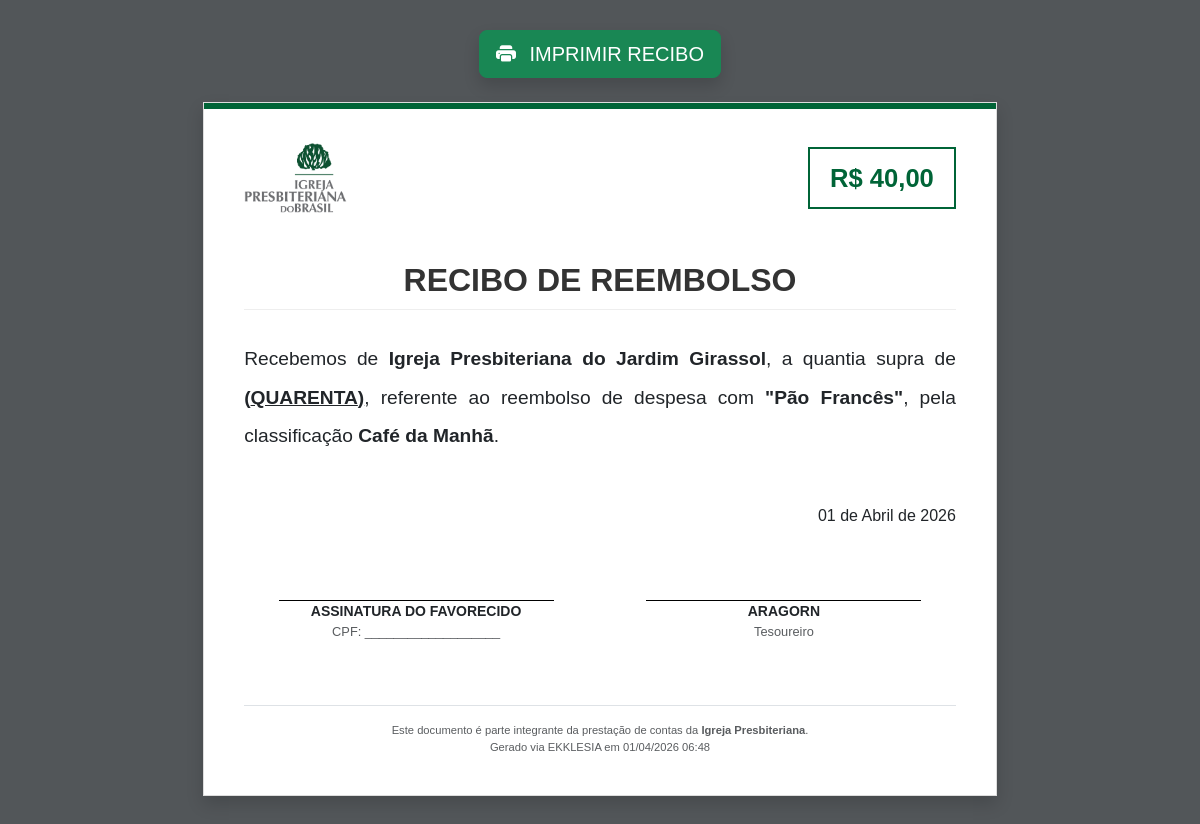
The app's page /financeiro/gerar_recibo_reembolso/26 (signed in) with its own data.
### tables this page shows
CREATE TABLE `financeiro_contas` (
  `financeiro_conta_id` int(11) NOT NULL,
  `financeiro_conta_igreja_id` int(11) DEFAULT NULL,
  `financeiro_conta_financeiro_categoria_id` int(11) DEFAULT NULL,
  `financeiro_conta_descricao` text DEFAULT NULL,
  `financeiro_conta_valor` decimal(12,2) DEFAULT NULL,
  `financeiro_conta_tipo` enum('entrada','saida') DEFAULT NULL,
  `financeiro_conta_data_vencimento` date DEFAULT NULL,
  `financeiro_conta_pago` tinyint(1) DEFAULT NULL,
  `financeiro_conta_data_pagamento` date DEFAULT NULL,
  `financeiro_conta_reembolso` tinyint(1) DEFAULT 0,
  `financeiro_conta_comprovante` varchar(255) DEFAULT NULL,
  `financeiro_conta_nota_fiscal` varchar(255) DEFAULT NULL
);

CREATE TABLE `igrejas` (
  `igreja_id` int(11) NOT NULL,
  `igreja_nome` varchar(150) DEFAULT NULL,
  `igreja_cnpj` varchar(20) DEFAULT NULL,
  `igreja_endereco` text DEFAULT NULL,
  `igreja_pastor_id` int(11) DEFAULT NULL,
  `igreja_data_criacao` datetime DEFAULT NULL,
  `igreja_logo` varchar(255) DEFAULT NULL
);

CREATE TABLE `financeiro_subcategorias` (
  `subcategoria_id` int(11) NOT NULL,
  `subcategoria_igreja_id` int(11) NOT NULL,
  `subcategoria_categoria_id` int(11) NOT NULL,
  `subcategoria_nome` varchar(100) NOT NULL
);

### app/Core/Controller.php (called while the page is built, shortened)
<?php
class Controller
{
	public function rawview($view, $data = [])
	{
		extract($data);
		require __DIR__ . '/../Views/layouts/header.php';
		require __DIR__ . '/../Views/paginas/' . $view . '.php';
		require __DIR__ . '/../Views/layouts/footer.php';
	}
}

### app/Controllers/FinanceiroController.php (called while the page is built, shortened)
<?php
class FinanceiroController extends Controller {
    private $model;
    public function __construct() {
        $this->model = new Financeiro();
    }
	public function gerar_recibo_reembolso($id) {
		$igrejaId = $_SESSION['usuario_igreja_id'];
		$conta = $this->model->getContaById($id, $igrejaId);
		$data = [
			'conta'      => $conta,
			'igreja'     => $this->model->getDadosIgreja($igrejaId),
			'tesoureiro' => $this->model->getTesoureiro($igrejaId)
		];
		$this->rawview('financeiro/recibo_reembolso', $data);
	}
}

### app/Core/Router.php (called while the page is built, shortened)
<?php
require_once __DIR__ . '/Autoload.php';
class Router
{
    public function run()
    {
        $url = $this->getUrl();
		$method = $url[1] ?? 'index';
        $params = array_slice($url, 2);
        $controller = new $controllerClass();
        call_user_func_array([$controller, $method], $params);
    }
    private function getUrl()
    {
        if (!empty($_GET['url'])) {
            $url = rtrim($_GET['url'], '/');
            $url = filter_var($url, FILTER_SANITIZE_URL);
            return explode('/', $url);
        }
        return [];
    }
}

### public/index.php (called while the page is built, shortened)
<?php
$config = require '../config/app.php';
require_once '../app/Core/Router.php';
$router = new Router();
$router->run();

### config/app.php (called while the page is built)
<?php
return [
    'base_path' => '/',
    'base_url' => 'http://ekklesia.local/'
];

### app/Helpers/url.php (called while the page is built, shortened)
<?php
function base_path()
{
    static $base = null;
    if ($base === null) {
        $config = require __DIR__ . '/../../config/app.php';
        $base = rtrim($config['base_path'], '/');
    }
    return $base;
}
function url($path = '')
{
    return base_path() . '/' . ltrim($path, '/');
}

### app/Core/Autoload.php (called while the page is built, shortened)
<?php
spl_autoload_register(function ($class) {
    $prefix = 'App\\';
    $base_dir = __DIR__ . '/../';
    $len = strlen($prefix);
    $relative_class = substr($class, $len);
    $file = $base_dir . str_replace('\\', '/', $relative_class) . '.php';
});
require_once __DIR__ . '/../Helpers/url.php';

### config/database.php (called while the page is built)
<?php
return [
    'host'   => '127.0.0.1',
    'port'   => '3306',
    'dbname' => 'EKKLESIA',
    'user'   => 'root',
    'pass'   => 'NovaSenhaForteAqui',
];

### app/Core/Database.php (called while the page is built, shortened)
<?php
class Database
{
    private static ?PDO $instance = null;
    public static function getInstance(): PDO
    {
        if (self::$instance === null) {
            $config = require __DIR__ . '/../../config/database.php';
            $dsn = "mysql:host={$config['host']};port={$config['port']};dbname={$config['dbname']};charset=utf8mb4";
            try {
                self::$instance = new PDO(
                    $dsn,
                    $config['user'],
                    $config['pass'],
                    [
                        PDO::ATTR_ERRMODE => PDO::ERRMODE_EXCEPTION,
                        PDO::ATTR_DEFAULT_FETCH_MODE => PDO::FETCH_ASSOC,
                        PDO::ATTR_EMULATE_PREPARES => false,
                        PDO::MYSQL_ATTR_INIT_COMMAND => "SET time_zone = '-03:00'"
                    ]
                );
            } catch (PDOException $e) {
                die("Erro ao conectar no banco: " . $e->getMessage());
            }
        }
        return self::$instance;
    }
}

### app/Models/Financeiro.php (called while the page is built, shortened)
<?php
class Financeiro {
    private $db;
    public function __construct() {
        $this->db = Database::getInstance();
    }
	public function getDadosIgreja($igrejaId) {
		$sql = "SELECT * FROM igrejas WHERE igreja_id = ?";
		$stmt = $this->db->prepare($sql);
		$stmt->execute([$igrejaId]);
		return $stmt->fetch(\PDO::FETCH_ASSOC);
	}
	public function getContaById($id, $igrejaId) {
		$sql = "SELECT
					c.*,
					cat.financeiro_categoria_nome as financeiro_categoria_nome,
					sub.subcategoria_nome as subcategoria_nome
				FROM financeiro_contas c
				LEFT JOIN financeiro_categorias cat ON c.financeiro_conta_financeiro_categoria_id = cat.financeiro_categoria_id
				LEFT JOIN financeiro_subcategorias sub ON c.financeiro_conta_financeiro_categoria_id = sub.subcategoria_id
				WHERE c.financeiro_conta_id = ? AND c.financeiro_conta_igreja_id = ?";
		$stmt = $this->db->prepare($sql);
		$stmt->execute([$id, $igrejaId]);
		return $stmt->fetch(\PDO::FETCH_ASSOC);
	}
}

### app/Views/paginas/financeiro/recibo_reembolso.php (the view, shortened to what this page needs)
<?php
function valorPorExtenso($valor) {
    $f = new NumberFormatter("pt-BR", NumberFormatter::SPELLOUT);
    return mb_strtoupper($f->format($valor), 'UTF-8');
}
?>
<!DOCTYPE html>
<html lang="pt-br">
<head>
    <link href="https://cdn.jsdelivr.net/npm/bootstrap@5.3.0/dist/css/bootstrap.min.css" rel="stylesheet">
    <link rel="stylesheet" href="https://cdn.jsdelivr.net/npm/bootstrap-icons@1.11.0/font/bootstrap-icons.css">
</head>
<body>
<div class="container no-print mb-4 text-center">
    <button onclick="window.print()" class="btn btn-success btn-lg shadow">
        <i class="bi bi-printer-fill me-2"></i> IMPRIMIR RECIBO
    </button>
</div>
<div class="recibo-container shadow">
    <div class="topo-verde"></div>
    <div class="d-flex justify-content-between align-items-center mb-5">
        <img src="<?= url('assets/img/logo_ipb_completo.png') ?>" style="max-height: 70px;">
        <div class="valor-box">R$ <?= number_format($conta['financeiro_conta_valor'], 2, ',', '.') ?></div>
    </div>
    <h2 class="titulo text-center">Recibo de Reembolso</h2>
    <div class="corpo mt-4">
        <p>Recebemos de <strong><?= $igreja['igreja_nome'] ?? 'IGREJA PRESBITERIANA' ?></strong>, a quantia supra de
        <span class="extenso">(<?= valorPorExtenso($conta['financeiro_conta_valor']) ?>)</span>,
        referente ao reembolso de despesa com <strong>"<?= $conta['financeiro_conta_descricao'] ?>"</strong>,
        pela classificação <strong><?= $conta['subcategoria_nome'] ?></strong>.</p>
    </div>
	<div class="text-end mt-5">
		<?php
			$meses = [
				1 => 'Janeiro', 2 => 'Fevereiro', 3 => 'Março', 4 => 'Abril',
				5 => 'Maio', 6 => 'Junho', 7 => 'Julho', 8 => 'Agosto',
				9 => 'Setembro', 10 => 'Outubro', 11 => 'Novembro', 12 => 'Dezembro'
			];
			$dia = date('d');
			$mes = $meses[(int)date('m')];
			$ano = date('Y');
		?>
		<p><?= $dia ?> de <?= $mes ?> de <?= $ano ?></p>
	</div>
	<div class="row mt-5 pt-4 text-center">
		<div class="col-6">
			<div style="border-top: 1px solid #000; width: 80%; margin: 0 auto;"></div>
			<p class="mb-0 fw-bold small text-uppercase">Assinatura do Favorecido</p>
			<p class="text-muted" style="font-size: 0.8rem;">CPF: ___________________</p>
		</div>
		<div class="col-6">
			<div style="border-top: 1px solid #000; width: 80%; margin: 0 auto;"></div>
			<p class="mb-0 fw-bold small text-uppercase"><?= $tesoureiro ?></p>
			<p class="text-muted" style="font-size: 0.8rem;">Tesoureiro</p>
		</div>
	</div>
	<div class="mt-5 pt-3 text-center text-muted border-top" style="font-size: 0.7rem;">
		Este documento é parte integrante da prestação de contas da <strong><?= $igreja['nome'] ?? 'Igreja Presbiteriana' ?></strong>.
		<br>Gerado via EKKLESIA em <?= date('d/m/Y H:i') ?>
	</div>
</div>
</body>
</html>

### app/Views/paginas/financeiro/recibo_reembolso.php (style rules this page uses)
body { background: #525659; padding: 30px; font-family: 'Arial', sans-serif; }
.recibo-container { background: #fff; width: 210mm; min-height: 148mm; margin: 0 auto; padding: 40px; position: relative; border: 1px solid #ddd; }
.topo-verde { position: absolute; top: 0; left: 0; right: 0; height: 6px; background: #006437; }
.valor-box { border: 2px solid #006437; padding: 10px 20px; font-size: 1.6rem; font-weight: 900; color: #006437; display: inline-block; }
.titulo { font-weight: 900; color: #333; text-transform: uppercase; border-bottom: 1px solid #eee; padding-bottom: 10px; margin-bottom: 30px; }
.corpo { font-size: 1.2rem; line-height: 2; text-align: justify; }
.extenso { font-weight: bold; text-decoration: underline; }

### records on screen
financeiro_contas: financeiro_conta_valor "40,00", financeiro_conta_valor "QUARENTA", financeiro_conta_descricao "Pão Francês", financeiro_subcategorias.subcategoria_nome "Café da Manhã"
igrejas: igreja_nome "Igreja Presbiteriana do Jardim Girassol"

### other values on screen
$tesoureiro "ARAGORN"
$igreja['nome'] "Igreja Presbiteriana"
